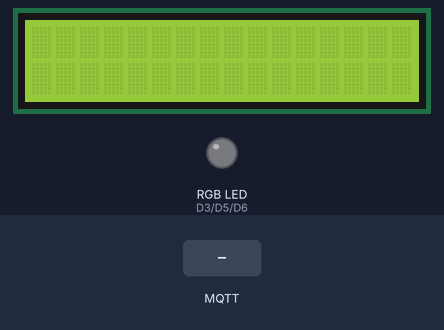
The sketch below on a simulated Arduino Uno R4 WiFi. Parts: 16×2 character LCD, an RGB LED mixed from three pins (HIGH = lit). Inputs (shaded band) come from the test bench. WiFi joins after 1.5 s; servers stay silent unless stated; random numbers use the default seed unless the sketch sets one; no MQTT or app messages arrive unless stated; what the sketch prints to the serial monitor is not drawn.

Above: at 2.8 s.
2.9 s: MQTT message "queue_chotiphat" arrives on the first subscribed topic
At 3.3 s:
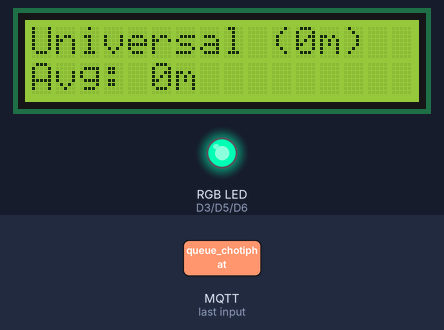
4.4 s: MQTT message "90" arrives on the first subscribed topic
At 5.6 s:
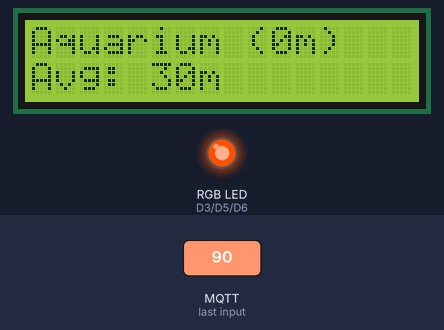
5.9 s: MQTT message "200" arrives on the second subscribed topic
At 6.8 s:
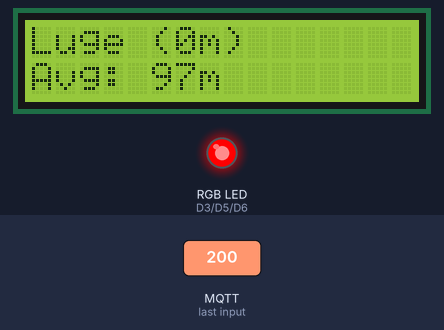
7.4 s: MQTT message "90" arrives on the third subscribed topic
At 8.0 s:
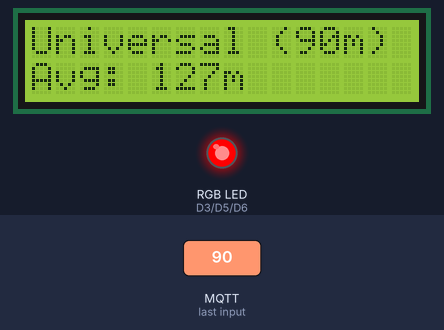
8.9 s: MQTT message "5" arrives on the second subscribed topic
At 10.1 s:
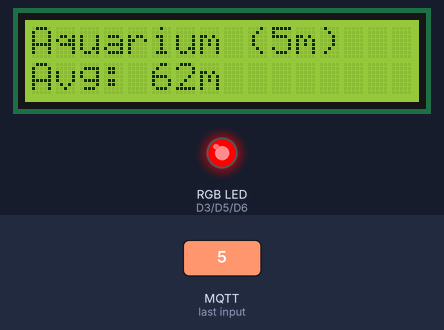
10.4 s: MQTT message "5" arrives on the first subscribed topic
At 11.4 s:
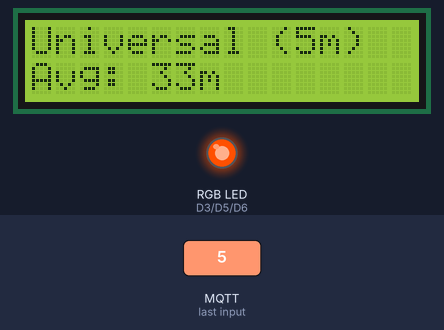
Timing chart, 0 to 12.9 s (numbered marks = the images above; inputs shaded):
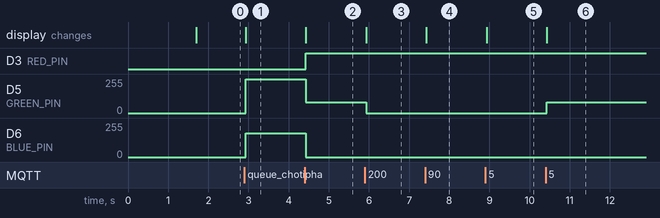

Measured:
- after the input at 2.9 s, D5 (GREEN_PIN): 0/255 → 255/255 at once; D6 (BLUE_PIN): 0/255 → 180/255 at once; the display: changes at once (image 1)
- after the input at 4.4 s, D3 (RED_PIN): LOW → HIGH at once; D5 (GREEN_PIN): 255/255 → 80/255 at once; D6 (BLUE_PIN): 180/255 → 0/255 at once; the display: changes at once (image 2)
- after the input at 5.9 s, D5 (GREEN_PIN): 80/255 → 0/255 at once; the display: changes at once (image 3)
- after the input at 7.4 s, the display: changes at once (image 4)
- after the input at 8.9 s, the display: changes at once (image 5)
- after the input at 10.4 s, D5 (GREEN_PIN): 0/255 → 80/255 at once; the display: changes at once (image 6)

The sketch:

sentosa_queue.ino
```cpp
/*
 ===================================================================
                 การต่อขาบน Arduino UNO R4 WiFi
 ===================================================================
 [1] จอแสดงผล LCD 16x2 (I2C):
     - VCC   ---> ขา 5V บนบอร์ด
     - GND   ---> ขา GND บนบอร์ด
     - SDA   ---> ขา SDA (ถัดจาก AREF) หรือขา A4
     - SCL   ---> ขา SCL (ริมสุด) หรือขา A5

 [2] หลอดไฟ Color LED (RGB LED แบบ Common Cathode - ขาลบร่วม):
     - ขา R (แดง)     ---> ขา D3 (PWM)
     - ขา G (เขียว)   ---> ขา D5 (PWM)
     - ขา B (น้ำเงิน) ---> ขา D6 (PWM)
     - ขา GND (ขายาว) ---> ขา GND บนบอร์ด
     *(ถ้าใช้หลอดแบบ Common Anode ให้เปลี่ยน COMMON_ANODE ด้านล่างเป็น true)*
 ===================================================================
*/

#include <WiFiS3.h>
#include <PubSubClient.h>
#include <Wire.h>
#include <LiquidCrystal_I2C.h>

// หากใช้หลอด RGB แบบ Common Anode (+ ร่วม) ให้เปลี่ยนเป็น true
#define COMMON_ANODE false

// ========== 1. ตั้งค่า WiFi & MQTT ==========
const char* ssid        = "YOUR_WIFI_SSID";       // ใส่ชื่อ WiFi
const char* password    = "YOUR_WIFI_PASSWORD";   // ใส่รหัสผ่าน WiFi
const char* mqtt_server = "broker.hivemq.com";    // หรือ Broker ที่อาจารย์กำหนด
const int   mqtt_port   = 1883;

// รหัสนักศึกษา (แก้เป็นของคุณ เช่น "66070123")
const char* student_id  = "YOUR_STUDENT_ID";

// Topics
char topic_sub_chotiphat[64]; // Universal Studios
char topic_sub_lapas[64];     // S.E.A. Aquarium
char topic_sub_sumet[64];     // Skyline Luge
char topic_pub_choice[64];    // ส่งผลลัพธ์คิวน้อยสุด

// ========== 2. กำหนดขา RGB LED ==========
const int RED_PIN   = 3;
const int GREEN_PIN = 5;
const int BLUE_PIN  = 6;

// ========== 3. ตัวแปรเก็บเวลารอคิว (นาที) ==========
int queue_universal = 0;
int queue_aquarium  = 0;
int queue_luge      = 0;

bool received_universal = false;
bool received_aquarium  = false;
bool received_luge      = false;

String lastPublishedChoice = "";

// ========== 4. ประกาศ Object ==========
LiquidCrystal_I2C lcd(0x27, 16, 2);
WiFiClient wifiClient;
PubSubClient client(wifiClient);

// ฟังก์ชันควบคุมสี RGB LED
void setLEDColor(int red, int green, int blue) {
  if (COMMON_ANODE) {
    red   = 255 - red;
    green = 255 - green;
    blue  = 255 - blue;
  }
  analogWrite(RED_PIN, red);
  analogWrite(GREEN_PIN, green);
  analogWrite(BLUE_PIN, blue);
}

// ฟังก์ชันแสดงสีตามค่าเฉลี่ยคิว
void updateColorLED(float avgQueue) {
  if (avgQueue > 60.0) {
    // 4.a มากกว่า 60 นาที: สีแดง (คนเยอะมาก)
    setLEDColor(255, 0, 0);
  } else if (avgQueue >= 30.0 && avgQueue <= 60.0) {
    // 4.b อยู่ในช่วง 30 - 60 นาที: สีส้ม (คนปานกลาง)
    setLEDColor(255, 80, 0);
  } else {
    // 4.c น้อยกว่า 30 นาที: สีเขียวอมฟ้า (Cyan - คิวโล่ง)
    setLEDColor(0, 255, 180);
  }
}

// ประมวลผลคิว แสดงผล LCD และ Publish ผลลัพธ์
void processQueueData() {
  // 1. หาคิวน้อยที่สุด
  int minTime = queue_universal;
  String bestChoice = "Universal";

  if (queue_aquarium < minTime) {
    minTime = queue_aquarium;
    bestChoice = "Aquarium";
  }
  if (queue_luge < minTime) {
    minTime = queue_luge;
    bestChoice = "Luge";
  }

  // 2. คำนวณค่าเฉลี่ยของทั้ง 3 สถานที่
  float avgQueue = (queue_universal + queue_aquarium + queue_luge) / 3.0;
  int avgDisplay = round(avgQueue);

  // 3. แสดงผลบน LCD
  // บรรทัดที่ 1: เช่น "Luge (15m)"
  char line1[17];
  snprintf(line1, sizeof(line1), "%s (%dm)", bestChoice.c_str(), minTime);
  lcd.setCursor(0, 0);
  lcd.print(line1);
  for (int i = strlen(line1); i < 16; i++) lcd.print(" "); // เคลียร์พื้นที่ว่าง

  // บรรทัดที่ 2: เช่น "Avg: 45m"
  char line2[17];
  snprintf(line2, sizeof(line2), "Avg: %dm", avgDisplay);
  lcd.setCursor(0, 1);
  lcd.print(line2);
  for (int i = strlen(line2); i < 16; i++) lcd.print(" ");

  // 4. แสดงผลสีไฟตามค่าเฉลี่ย
  updateColorLED(avgQueue);

  // 5. Publish ไปยัง student_id/sentosa_choice เมื่อสถานที่เปลี่ยน
  if (bestChoice != lastPublishedChoice) {
    client.publish(topic_pub_choice, bestChoice.c_str());
    Serial.print("Published choice: ");
    Serial.println(bestChoice);
    lastPublishedChoice = bestChoice;
  }
}

// Callback เมื่อได้รับข้อความจาก MQTT
void callback(char* topic, byte* payload, unsigned int length) {
  String message = "";
  for (unsigned int i = 0; i < length; i++) {
    message += (char)payload[i];
  }

  int queueValue = message.toInt();
  Serial.print("Incoming [");
  Serial.print(topic);
  Serial.print("] -> ");
  Serial.println(queueValue);

  // ตรวจสอบว่ามาจาก topic ของใคร
  if (strstr(topic, "queue_chotiphat") != NULL) {
    queue_universal = queueValue;
    received_universal = true;
  } else if (strstr(topic, "queue_lapas") != NULL) {
    queue_aquarium = queueValue;
    received_aquarium = true;
  } else if (strstr(topic, "queue_sumet") != NULL) {
    queue_luge = queueValue;
    received_luge = true;
  }

  // ประมวลผลและอัปเดตจอ/ไฟ LED ทันทีที่ได้ข้อมูล
  processQueueData();
}

// ฟังก์ชันเชื่อมต่อ WiFi
void setup_wifi() {
  delay(100);
  Serial.print("Connecting to WiFi: ");
  Serial.println(ssid);

  while (WiFi.begin(ssid, password) != WL_CONNECTED) {
    delay(1000);
    Serial.print(".");
  }

  Serial.println("\nWiFi connected!");
}

// ฟังก์ชันเชื่อมต่อและ Subscribe MQTT
void reconnect_mqtt() {
  while (!client.connected()) {
    Serial.print("Connecting to MQTT...");
    String clientId = "UNOR4-Sentosa-" + String(random(0xffff), HEX);

    if (client.connect(clientId.c_str())) {
      Serial.println(" Connected!");

      // Subscribe ทั้ง 3 topics ของเพื่อน
      client.subscribe(topic_sub_chotiphat);
      client.subscribe(topic_sub_lapas);
      client.subscribe(topic_sub_sumet);

      Serial.println("Subscribed to all 3 queue topics.");
    } else {
      Serial.print(" Failed, rc=");
      Serial.print(client.state());
      Serial.println(" retry in 3 seconds");
      delay(3000);
    }
  }
}

void setup() {
  Serial.begin(115200);

  // ตั้งค่าขา RGB LED
  pinMode(RED_PIN, OUTPUT);
  pinMode(GREEN_PIN, OUTPUT);
  pinMode(BLUE_PIN, OUTPUT);
  setLEDColor(0, 0, 0); // ปิดไฟก่อน

  // ตั้งค่า LCD
  lcd.init();
  lcd.backlight();
  lcd.clear();
  lcd.setCursor(0, 0);
  lcd.print("Sentosa Queue");
  lcd.setCursor(0, 1);
  lcd.print("Connecting...");

  // สร้างชื่อ Topic ตาม student_id
  sprintf(topic_sub_chotiphat, "%s/queue_chotiphat", student_id);
  sprintf(topic_sub_lapas,     "%s/queue_lapas",     student_id);
  sprintf(topic_sub_sumet,     "%s/queue_sumet",     student_id);
  sprintf(topic_pub_choice,    "%s/sentosa_choice",  student_id);

  setup_wifi();

  client.setServer(mqtt_server, mqtt_port);
  client.setCallback(callback);

  lcd.clear();
}

void loop() {
  if (!client.connected()) {
    reconnect_mqtt();
  }
  client.loop();
}
```
